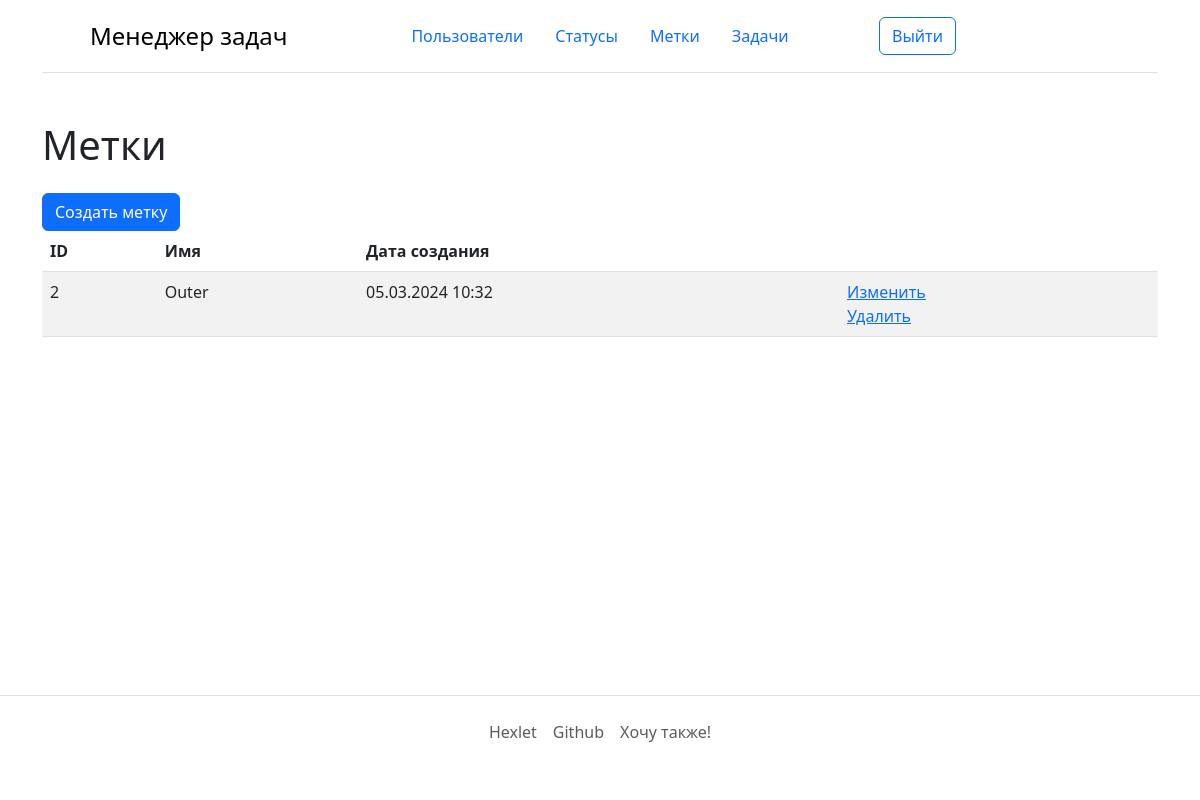
Before: /labels/ (signed in) with the older database file.
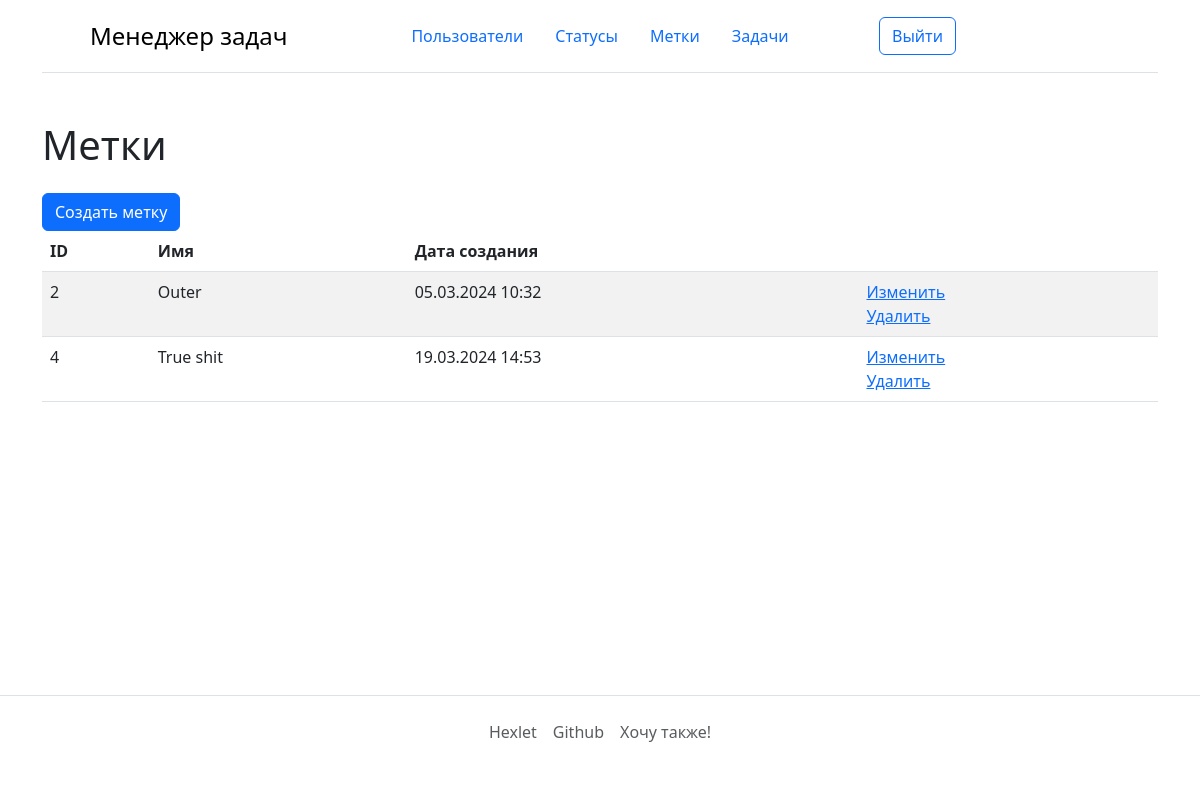
After: the same page with the newer database file.
### task_manager/labels/models.py (models this page shows, shortened)
class Label(models.Model):
    name = models.CharField(max_length=255,
                            unique=True)
    created_at = models.DateTimeField(auto_now_add=True)
    class Meta:
        verbose_name = _('Label')

### task_manager/labels/views.py (the view)
# urls.py: path('', ListLabelView.as_view(), name='labels_index'),
class ListLabelView(LoginRequired, ListView):
    model = Label
    context_object_name = 'labels'
    template_name = 'labels/index.html'

### task_manager/service_tools/permissions.py (called while the page is built)
    def dispatch(self, request, *args, **kwargs):
        if not request.user.is_authenticated:
            messages.error(request, self.err_message)
            return redirect(reverse_lazy('login'))
        return super().dispatch(request, *args, **kwargs) # noqa

### task_manager/templates/labels/index.html (shortened to what this page needs)
{% extends "basement.html" %}
{% load django_bootstrap5 i18n %}
{% block content %}
    <h1 class="my-4">{% trans 'Labels' %}</h1>
    <form action="{% url 'labels_create' %}">
    {% trans 'Create label' as button_name %}
    {% bootstrap_button button_type='submit' content=button_name %}
    </form>
    <table class="table table-striped">
        <thead>
            <tr>
                <th>ID</th>
                <th>{% trans "Name" %}</th>
                <th>{% trans "Created at" %}</th>
                <th></th>
            </tr>
        </thead>
        {% if labels %}
        <tbody>
        {% for label in labels %}
            <tr>
                <td>{{ label.pk }}</td>
                <td>{{ label.name }}</td>
                <td>{{ label.created_at|date:"d.m.Y H:i" }}</td>
                <td>
                    <a href="{% url 'labels_update' label.pk %}">{% trans "Edit" %}</a>
                    <br>
                    <a href="{% url 'labels_delete' label.pk %}">{% trans "Delete" %}</a>
                </td>
            </tr>
        {% endfor %}
        </tbody>
        {% endif %}
    </table>
{% endblock %}

### task_manager/templates/basement.html (shortened to what this page needs)
<!DOCTYPE html>
{% load django_bootstrap5 i18n static %}
{% bootstrap_css %}
{% get_current_language as LANGUAGE_CODE %}
<html lang='{{ LANGUAGE_CODE }}'>
<head>
    <link href="https://cdn.jsdelivr.net/npm/bootstrap@5.2.0/dist/css/bootstrap.min.css" rel="stylesheet"
>
    {% trans 'Task manager' as title_ %}
</head>
<body class="min-vh-100 d-flex flex-column">
  <div class="container">
    <header class="d-flex flex-wrap align-items-center justify-content-center justify-content-md-between py-3 mb-4 border-bottom">
      <div class="col-md-3 mb-2 mb-md-0">
        <a href="/" class="d-flex align-items-center mb-3 mb-md-0 me-md-auto link-body-emphasis text-decoration-none">
        <svg class="bi me-2" width="40" height="32"><use xlink:href="#bootstrap"/></svg>
        <span class="fs-4">{{ title_ }}</span>
      </a>
      </div>
          {% include 'components/navbar.html' %}
    </header>
  </div>
    <div class="container wrapper flex-grow-1">
        {% block content %}
        {% endblock %}
    </div>
  <footer class="border-top py-3 mt-5 flex-shrink-0">
      <div class="container">
    <ul class="nav justify-content-center pb-3 mb-3">
      <li class="nav-item"><a href="https://ru.hexlet.io" class="nav-link px-2 text-body-secondary">Hexlet</a></li>
      <li class="nav-item"><a href="https://github.com/HugoTheDeveloper/task-manager" class="nav-link px-2 text-body-secondary">Github</a></li>
      <li class="nav-item"><a href="https://t.me/bigabaga" class="nav-link px-2 text-body-secondary">{% trans 'Want like this!' %} </a></li>
    </ul>
      </div>
  </footer>
</body>
</html>

### task_manager/templates/components/navbar.html (shortened to what this page needs)
{% load django_bootstrap5 i18n %}
<ul class="nav nav-pills">
    <li class="nav-item"><a href="{% url 'users_index' %}" class="nav-link">{% trans 'Users' %}</a></li>
    {% with user.is_authenticated as authenticated %}
    {% if authenticated %}
    <li class="nav-item"><a href="{% url 'status_index' %}" class="nav-link">{% trans 'Statuses' %}</a></li>
    <li class="nav-item"><a href="{% url 'labels_index'%}" class="nav-link">{% trans 'Labels' %}</a></li>
    <li class="nav-item"><a href="{% url 'tasks_index' %}" class="nav-link">{% trans 'Tasks' %}</a></li>
    {% endif %}
</ul>
<div class="col-md-3 d-flex text-end ">
    {% if authenticated %}
    <form class="form" action="{% url 'logout' %}" method="post">
        <button type="submit" class="btn btn-outline-primary me-2">{% trans 'Sign out' %}</button>
    </form>
    {% endif %}
</div>
{% endwith %}

Changed rows visible on the page:
added Label: pk "4", name "True shit", created_at "19.03.2024 14:53"
